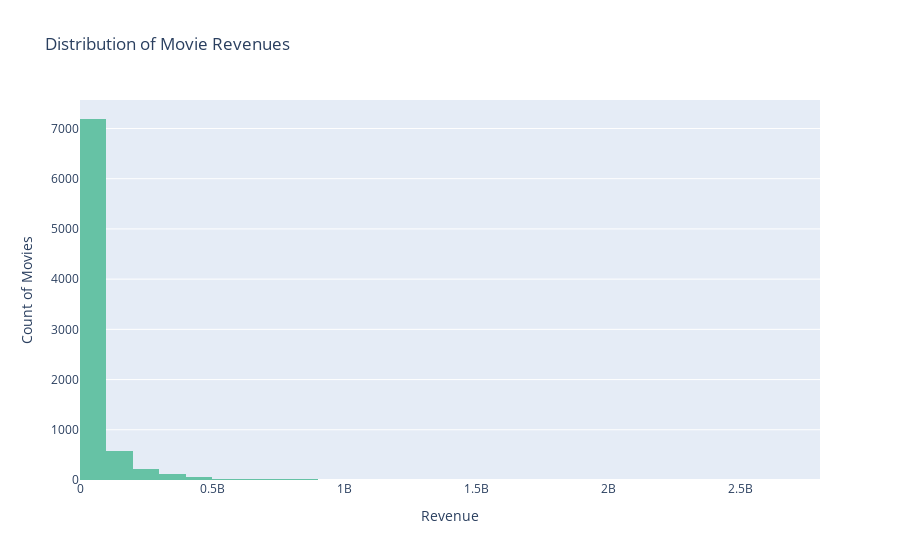

Notebook source saved alongside this figure:
### Markdown cell above
Histogram showing how movie revenues are distributed across all movies

### Code cell
fig_hist = px.histogram(
    df_season,
    x="movie_box_office_revenue",
    nbins=50,
    title="Distribution of Movie Revenues",
    labels={"movie_box_office_revenue": "Revenue"},
    color_discrete_sequence=px.colors.colorbrewer.Set2
)
fig_hist.update_layout(xaxis_title="Revenue", yaxis_title="Count of Movies")
fig_hist.write_html("revenue_distribution.html", include_plotlyjs="cdn")
fig_hist.show()

### Figure 1 — Plotly figure (JSON) as saved in the notebook; plotly's stock layout.template omitted (floating-point values rounded to 4 significant figures; data arrays with more than 128 entries replaced by an {"elided": "..."} marker saying what was removed)
{"data": [{"alignmentgroup": "True", "bingroup": "x", "hovertemplate": "Revenue=%{x}<br>count=%{y}<extra></extra>", "legendgroup": "", "marker": {"color": "rgb(102,194,165)", "pattern": {"shape": ""}}, "name": "", "nbinsx": 50, "offsetgroup": "", "orientation": "v", "showlegend": false, "type": "histogram", "x": {"elided": "8258 int values"}, "xaxis": "x", "yaxis": "y"}], "layout": {"barmode": "relative", "legend": {"tracegroupgap": 0}, "title": {"text": "Distribution of Movie Revenues"}, "xaxis": {"anchor": "y", "domain": [0, 1], "title": {"text": "Revenue"}}, "yaxis": {"anchor": "x", "domain": [0, 1], "title": {"text": "Count of Movies"}}}}
